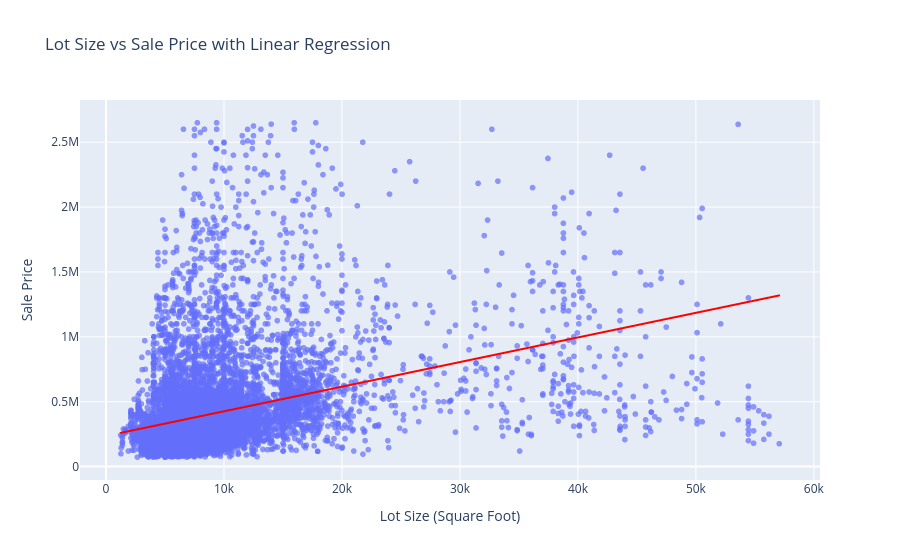

Notebook cell for this chart:
### Code cell
#Add a linear regressions to test the relationships between variables and the sale price.
#lot size vs sale price
x = miami_data["LND_SQFOOT"]
y = miami_data["SALE_PRC"]
x = sm.add_constant(x)
model = sm.OLS(y, x).fit()
print(model.summary())

fig5 = px.scatter(
    miami_data,
    x="LND_SQFOOT",
    y="SALE_PRC",
    trendline="ols",
    trendline_color_override="red",
    title = "Lot Size vs Sale Price with Linear Regression",
    labels = {
        "LND_SQFOOT": "Lot Size (Square Foot)",
        "SALE_PRC": "Sale Price"
    }, 
    hover_data=["LND_SQFOOT", "SALE_PRC"],
    opacity=0.7,
)
fig5.show()
#the larger the lot size, the higher the sale price tends to be

### Figure 1 — Plotly figure (JSON) as saved in the notebook; plotly's stock layout.template omitted (floating-point values rounded to 4 significant figures; data arrays with more than 128 entries replaced by an {"elided": "..."} marker saying what was removed)
{"data": [{"hovertemplate": "Lot Size (Square Foot)=%{x}<br>Sale Price=%{y}<extra></extra>", "legendgroup": "", "marker": {"color": "#636efa", "opacity": 0.7, "symbol": "circle"}, "mode": "markers", "name": "", "showlegend": false, "type": "scattergl", "x": {"elided": "13932 int values"}, "xaxis": "x", "y": {"elided": "13932 int values"}, "yaxis": "y"}, {"hovertemplate": "<b>OLS trendline</b><br>SALE_PRC = 18.9739 * LND_SQFOOT + 236370<br>R<sup>2</sup>=0.131825<br><br>Lot Size (Square Foot)=%{x}<br>Sale Price=%{y} <b>(trend)</b><extra></extra>", "legendgroup": "", "line": {"color": "red"}, "marker": {"color": "#636efa", "symbol": "circle"}, "mode": "lines", "name": "", "showlegend": false, "type": "scattergl", "x": {"elided": "13932 int values"}, "xaxis": "x", "y": {"elided": "13932 float values"}, "yaxis": "y"}], "layout": {"legend": {"tracegroupgap": 0}, "title": {"text": "Lot Size vs Sale Price with Linear Regression"}, "xaxis": {"anchor": "y", "domain": [0, 1], "title": {"text": "Lot Size (Square Foot)"}}, "yaxis": {"anchor": "x", "domain": [0, 1], "title": {"text": "Sale Price"}}}}
